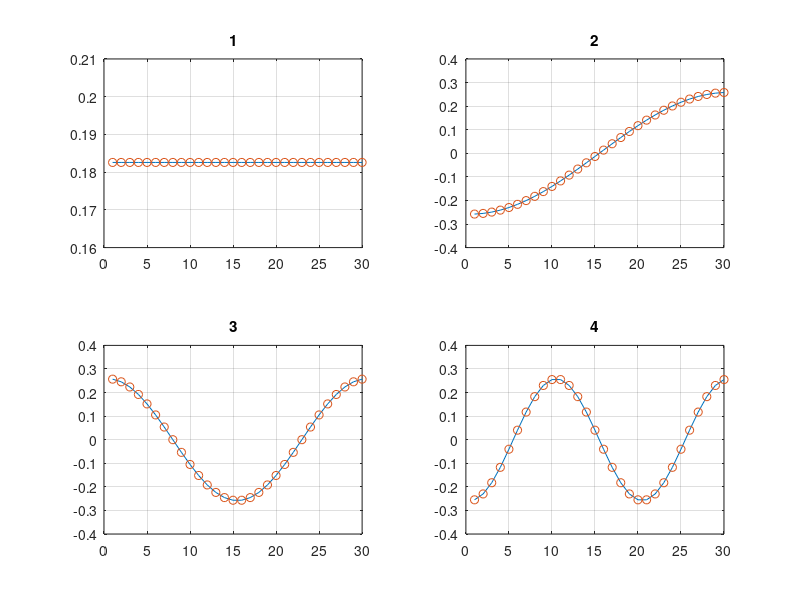
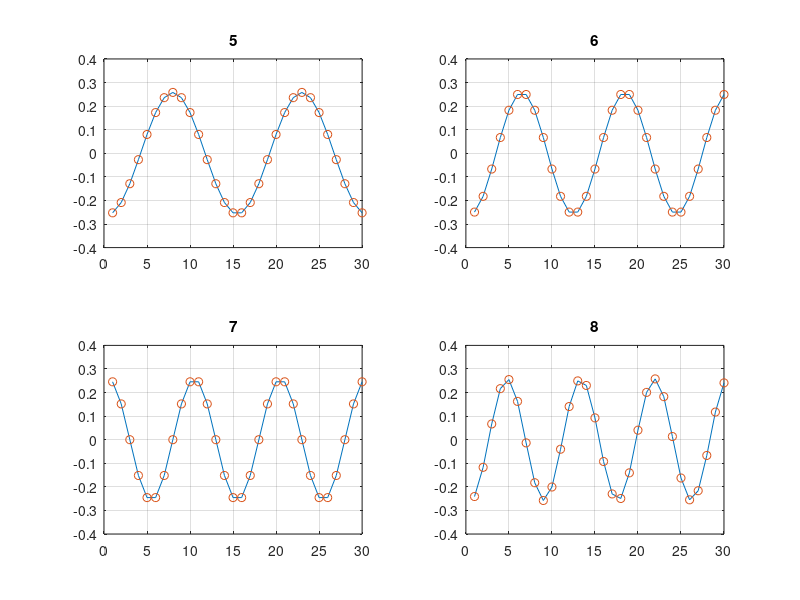
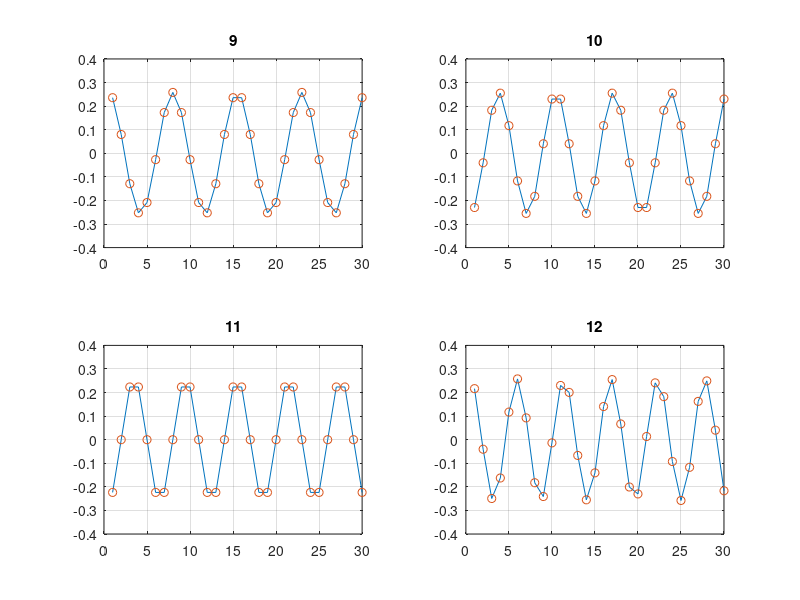
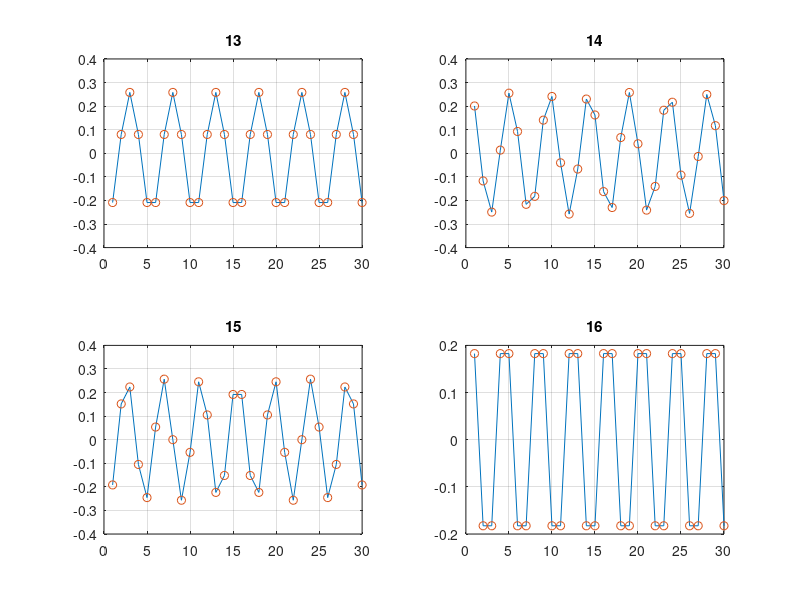

MATLAB code to generate these figures, in order:
% a chain graph of 30 nodes

% Laplacian Matrix
a = diag(ones(1,29),1);
a = a + a';
la = diag(sum(a)) - a;

% eigenvector
[v,d] = eig(full(la));
d = diag(d);

% plot the first 20
for i =1:5
    figure;
    for j = 1:4
        % index = 31-((i-1)*4+j);
        index = (i-1)*4+j;       
        subplot(2,2,j);
        plot(v(:,index));
        hold on; 
        plot(v(:,index),'o');
        grid on;
        title(index);
    end
end